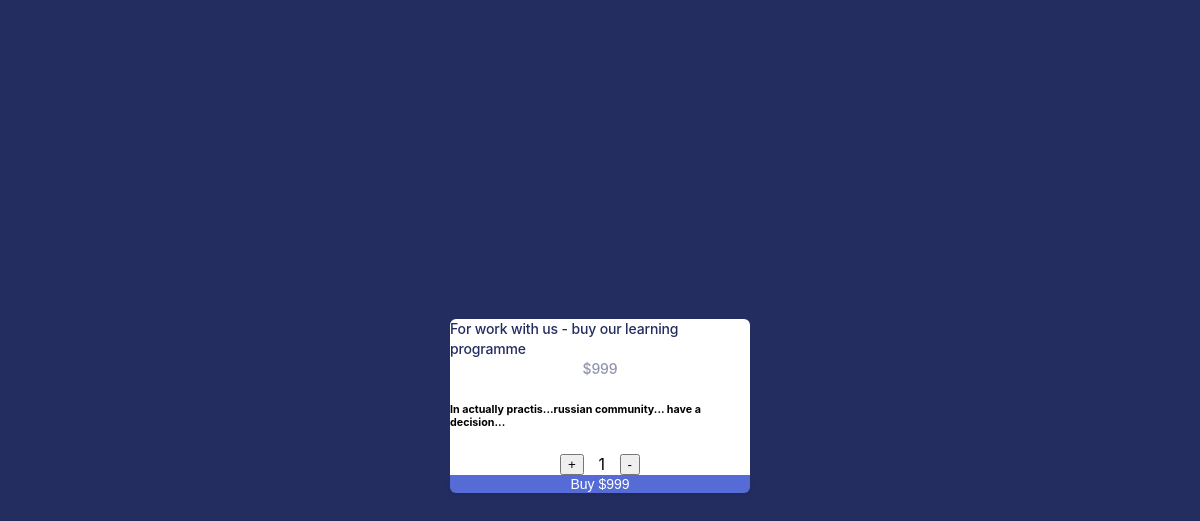
The app's page /item/1/, older data.
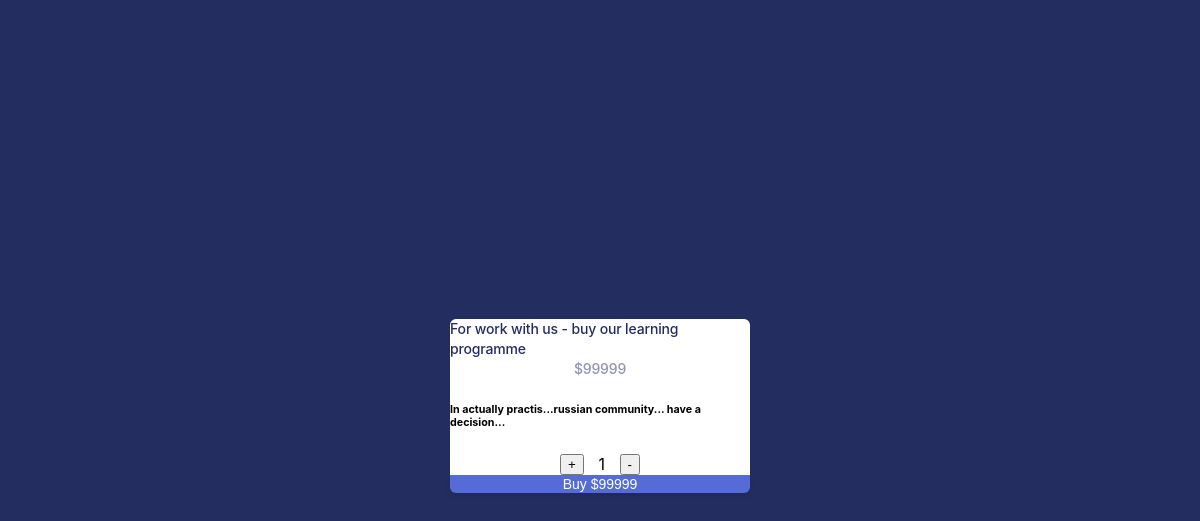
The same page, newer data.
### paysystem/models.py (models this page shows, shortened)
class Item(models.Model):
    name = models.CharField(max_length=100)
    description = models.TextField(blank=True, null=True)
    price = models.IntegerField(default=0)

### paysystem/views.py (the view)
# urls.py: path('item/1/', BuyView.as_view(), name='buy'),
class BuyView(TemplateView):
    template_name = "index.html"
    def get_context_data(self, **kwargs):
        product = Item.objects.get(id=1)
        context = super(BuyView, self).get_context_data(**kwargs)
        context.update({
            "product": product,
            "STRIPE_PUBLIC_KEY": settings.STRIPE_PUBLIC_KEY
        })
        return context

### templates/index.html (shortened to what this page needs)
<!DOCTYPE html>
<html lang="en">
<head>
 </head>
 <body>
    <section>
      <div class="product"><h3>{{ product.name }}</h3></div>
        <div class="description"><h5>${{ product.price }}</h5></div>
        <div class="description"><h6>{{ product.description}}</h6></div>
        <div id="counter">
            <input type="button" id="buttonCountPlus" value="+">
            <div id="buttonCountNumber">1</div><input type="button" id="buttonCountMinus" value="-"></div>
            <button type="button" id="checkout-button">Buy $<div id="calculation">{{ product.price }}</div></button>
    </section>
  </body>
</html>
  </body>
</html>

### templates/index.html (style rules this page uses)
body { display: flex; justify-content: center; align-items: center; background: #242d60; font-family: -apple-system, BlinkMacSystemFont, 'Segoe UI', 'Roboto', 'Helvetica Neue', 'Ubuntu', sans-serif; height: 100vh; margin: 0; -webkit-font-smoothing: antialiased; -moz-osx-font-smoothing: grayscale; }
section { background: #ffffff; display: flex; flex-direction: column; width: 300px; height: 163px; border-radius: 6px; justify-content: space-between; }
.product { display: flex; margin: auto; }
#counter { display: flex; justify-content: space-between; width: 80px; margin: auto; }
#calculation { display: inline-block; }
.description { display: flex; margin: auto; }
h3, h5 { font-style: normal; font-weight: 500; font-size: 14px; line-height: 20px; letter-spacing: -0.154px; color: #242d60; margin: 0; }
h5 { opacity: 0.5; }
button { height: 36px; background: #556cd6; color: white; width: 100%; font-size: 14px; border: 0; font-weight: 500; cursor: pointer; letter-spacing: 0.6; border-radius: 0 0 6px 6px; transition: all 0.2s ease; box-shadow: 0px 4px 5.5px 0px rgba(0, 0, 0, 0.07); display: inline-block; }

Row changes from the older to the newer data that the page shows:
changed Item "For work with us - buy our learning programme": price "999" → "99999"
